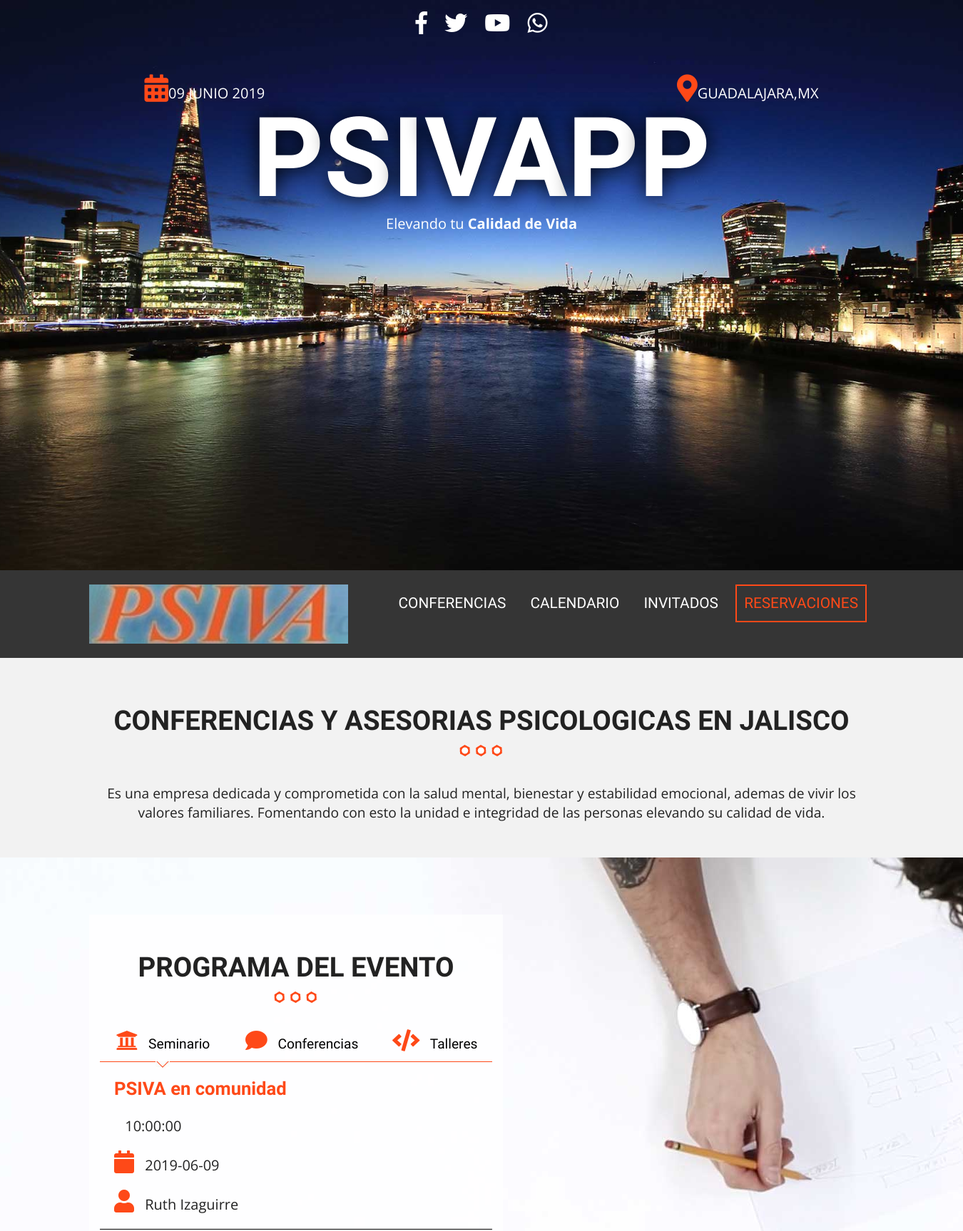
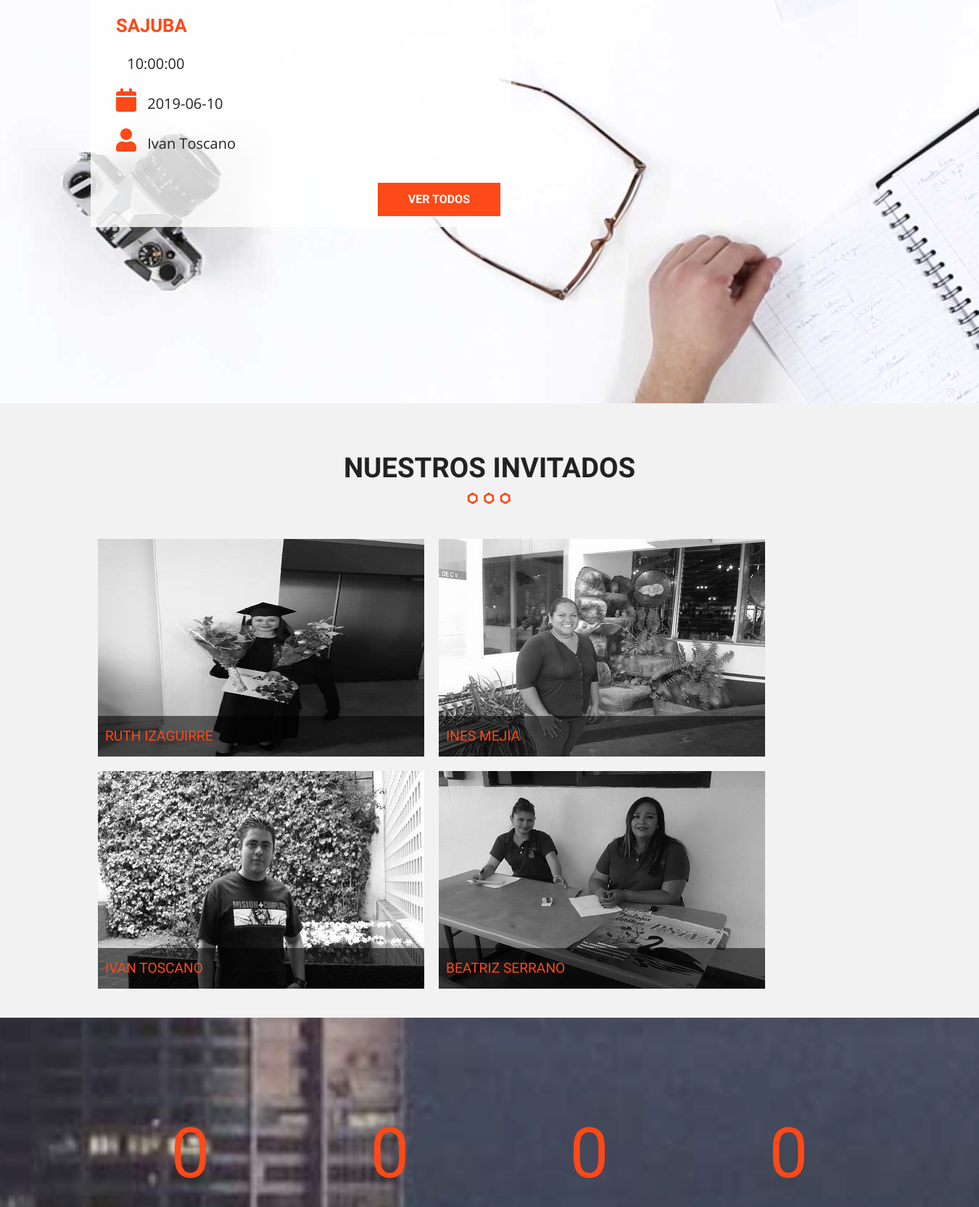
The page / (upper part) on the database its author committed (2 pictures, top to bottom).
### tables this page shows
CREATE TABLE `categoria_evento` (
  `id_categoria` tinyint(10) NOT NULL AUTO_INCREMENT,
  `cat_evento` varchar(50) NOT NULL,
  `icono` varchar(15) NOT NULL,
  PRIMARY KEY (`id_categoria`)
);

CREATE TABLE `eventos` (
  `evento_id` tinyint(10) NOT NULL AUTO_INCREMENT,
  `nombre_evento` varchar(60) NOT NULL,
  `fecha_evento` date NOT NULL,
  `hora_evento` time NOT NULL,
  `id_cat_evento` tinyint(10) NOT NULL,
  `id_inv` tinyint(4) NOT NULL,
  `clave` varchar(10) NOT NULL,
  PRIMARY KEY (`evento_id`),
  KEY `id_cat_evento` (`id_cat_evento`),
  KEY `id_inv` (`id_inv`),
  CONSTRAINT `eventos_ibfk_1` FOREIGN KEY (`id_cat_evento`) REFERENCES `categoria_evento` (`id_categoria`),
  CONSTRAINT `eventos_ibfk_2` FOREIGN KEY (`id_inv`) REFERENCES `invitados` (`invitado_id`)
);

CREATE TABLE `invitados` (
  `invitado_id` tinyint(4) NOT NULL AUTO_INCREMENT,
  `nombre_invitado` varchar(30) NOT NULL,
  `apellido_invitado` varchar(30) NOT NULL,
  `descripcion` text NOT NULL,
  `url_imagen` varchar(50) NOT NULL,
  PRIMARY KEY (`invitado_id`)
);

### index.php (the view, shortened to what this page needs)
<?php include_once 'includes/templates/header.php'; ?>
    <section class="seccion contenedor">
      <h2>Conferencias Y Asesorias Psicologicas en Jalisco</h2>
      <p>Es una empresa dedicada y comprometida con la salud mental, bienestar y estabilidad emocional, ademas de vivir los valores familiares. Fomentando con esto la unidad e integridad de las personas elevando su calidad de vida.</p>
    </section>
    <section class="programa">
      <div class="contenedor-video">
        <video autoplay loop poster="img/bg-talleres.jpg">
          <source src="video/video.mp4" type="video/mp4">
          <source src="video/video.webm" type="video/webm">
          <source src="video/video.ogv" type="video/ogg">
        </video>
      </div>
      <div class="contenido-programa">
        <div class="contenedor">
          <div class="programa-evento">
            <h2>Programa del Evento</h2>
            <?php
                          try {
                            require_once('includes/funciones/bd_conexion.php');
                            $sql = "SELECT * FROM `categoria_evento` ";
                            $resultado = $conn->query($sql);
                          } catch (Exception $e) {
                            $error = $e->getMessage();
                          }
                       ?>
                      <nav class="menu-programa">
                        <?php while($cat = $resultado->fetch_array(MYSQLI_ASSOC)) { ?>
                          <?php $categoria = $cat['cat_evento']; ?>
                              <a href="#<?php echo strtolower($categoria) ?>">
                                    <i class="fa <?php echo $cat['icono'] ?>" aria-hidden="true"></i> <?php echo $categoria ?>
                              </a>
                        <?php } ?>
                      </nav>
                      <?php
                          try {
                            $sql = "SELECT `evento_id`, `nombre_evento`, `fecha_evento`, `hora_evento`, `cat_evento`, `nombre_invitado`, `apellido_invitado` ";
                            $sql .= "FROM `eventos` ";
                            $sql .= "INNER JOIN `categoria_evento` ";
                            $sql .= "ON eventos.id_cat_evento=categoria_evento.id_categoria ";
                            $sql .= "INNER JOIN `invitados` ";
                            $sql .= "ON eventos.id_inv=invitados.invitado_id ";
                            $sql .= "AND eventos.id_cat_evento = 1 ";
                            $sql .= "ORDER BY `evento_id` LIMIT 2;";
                            $sql .= "SELECT `evento_id`, `nombre_evento`, `fecha_evento`, `hora_evento`, `cat_evento`, `nombre_invitado`, `apellido_invitado` ";
                            $sql .= "FROM `eventos` ";
                            $sql .= "INNER JOIN `categoria_evento` ";
                            $sql .= "ON eventos.id_cat_evento=categoria_evento.id_categoria ";
                            $sql .= "INNER JOIN `invitados` ";
                            $sql .= "ON eventos.id_inv=invitados.invitado_id ";
                            $sql .= "AND eventos.id_cat_evento = 2 ";
                            $sql .= "ORDER BY `evento_id` LIMIT 2;";
                            $sql .= "SELECT `evento_id`, `nombre_evento`, `fecha_evento`, `hora_evento`, `cat_evento`, `nombre_invitado`, `apellido_invitado` ";
                            $sql .= "FROM `eventos` ";
                            $sql .= "INNER JOIN `categoria_evento` ";
                            $sql .= "ON eventos.id_cat_evento=categoria_evento.id_categoria ";
                            $sql .= "INNER JOIN `invitados` ";
                            $sql .= "ON eventos.id_inv=invitados.invitado_id ";
                            $sql .= "AND eventos.id_cat_evento = 3 ";
                            $sql .= "ORDER BY `evento_id` LIMIT 2;";
                          } catch (Exception $e) {
                            $error = $e->getMessage();
                          }
                       ?>
                      <?php $conn->multi_query($sql); ?>
                      <?php
                          do {
                              $resultado = $conn->store_result();
                              $row = $resultado->fetch_all(MYSQLI_ASSOC);    ?>
                              <?php $i = 0; ?>
                              <?php foreach($row as $evento): ?>
                                <?php if($i % 2 == 0) { ?>
                                  <div id="<?php echo strtolower($evento['cat_evento']) ?>" class="info-curso ocultar clearfix">
                                <?php } ?>
                                        <div class="detalle-evento">
                                            <h3><?php echo html_entity_decode($evento['nombre_evento']) ?></h3>
                                            <p><i class="fa fa-clock-o" aria-hidden="true"></i> <?php echo $evento['hora_evento']; ?></p>
                                            <p><i class="fa fa-calendar" aria-hidden="true"></i> <?php echo $evento['fecha_evento']; ?></p>
                                            <p><i class="fa fa-user" aria-hidden="true"></i> <?php echo $evento['nombre_invitado'] . " " .  $evento['apellido_invitado']; ?></p>
                                        </div>
                                <?php if($i % 2 == 1): ?>
                                      <a href="calendario.php" class="button float-right">Ver todos</a>
                                  </div>
                                <?php endif; ?>
                              <?php $i++; ?>
                              <?php endforeach; ?>
                        <?php  } while ($conn->more_results() && $conn->next_result());?>
          </div>
        </div>
      </div>
    </section>
    <?php include_once "includes/templates/invitados.php"; ?>
    <div class="contador parallax">
      <div class="contenedor">
        <ul class="resumen-evento clearfix">
          <li><p class="numero">0</p> Invitados</li>
          <li><p class="numero">0</p> Talleres</li>
          <li><p class="numero">0</p> Días</li>
          <li><p class="numero">0</p> Conferencias</li>
        </ul>
      </div>
    </div>
<?php include_once 'includes/templates/footer.php'; ?>

### includes/templates/invitados.php (shortened to what this page needs)
<?php
    try {
      require_once('includes/funciones/bd_conexion.php');
      $sql = "SELECT * FROM `invitados` ";
      $resultado = $conn->query($sql);
    } catch (Exception $e) {
      $error = $e->getMessage();
    }
 ?>
 <section class="invitados contenedor seccion">
                     <h2>Nuestros Invitados</h2>
                     <ul class="lista-invitados clearfix">
                         <?php while($invitados = $resultado->fetch_assoc() ){ ?>
                             <li>
                                 <div class="invitado">
                                     <a class="invitado-info" href="#invitado<?php echo $invitados['invitado_id']; ?>">
                                         <img src="img/invitados/<?php echo $invitados['url_imagen'] ?>" alt="Imagen invitado">
                                         <p><?php echo $invitados['nombre_invitado'] . " " . $invitados['apellido_invitado'] ?></p>
                                     </a>
                                 </div>
                             </li>
             <?php } ?>
                     </ul>
                 </section>

### css/main.css (style rules this page uses)
html { color: #222; font-size: 1em; line-height: 1.4; }
audio, canvas, iframe, img, svg, video { vertical-align: middle; }
html { box-sizing: border-box; }
body { background-color: #f2f2f2; font-family: 'Open Sans', sans-serif; }
.contenedor { width: 98%; margin: 0 auto; }
@media only screen and (min-width:480px) { .contenedor { width: 95%; } }
@media only screen and (min-width:768px) { .contenedor { width: 90%; } }
@media only screen and (min-width:992px) { .contenedor { width: 90%; max-width: 1100px; } }
.seccion { padding: 30px 0; }
.seccion p { font-size: 1.2em; text-align: center; }
h2 { font-family: 'Oswald', sans-serif; font-size: 2.4em; text-transform: uppercase; text-align: center; }
h2::after { content: ''; margin: 0 auto; background-image: url(../img/separador.png); height: 30px; width: 100px; display: block; }
h3 { font-size: 1.6em; color: #fe4918; font-family: 'PT Sans', sans-serif; margin: 0; }
.button { background-color: #fe4918; color: #ffffff; text-transform: uppercase; padding: 10px 40px; font-weight: bold; font-family: 'Oswald', sans-serif; text-decoration: none; font-size: 1em; margin-top: 20px; display: inline-block; transition: all .4s ease; border: 2px solid #fe4918; }
ul { list-style:none; margin: 0; padding: 0; }
.float-right { float: right; }
section.programa { position: relative; }
div.contenedor-video { max-width: 100%; overflow-x: hidden; }
div.contenido-programa { position: absolute; top: 0; left: 0; height: 100%; width: 100%; }
div.programa-evento { background-color: rgba(255, 255, 255, .8); padding: 15px; margin-top: 80px; }
@media only screen and (min-width:768px) { div.programa-evento { width: 70%; } }
@media only screen and (min-width:992px) { div.programa-evento { width:50%; } }
nav.menu-programa { width: 100%; }
@media only screen and (min-width:768px) { nav.menu-programa { display: table; } }
nav.menu-programa a { display: block; text-align: center; color:#000000; text-decoration: none; font-family:'Oswald', sans-serif; margin-bottom: 10px; font-size: 1.2em; position: relative; padding-bottom: 10px; border-bottom: 1px solid #fe4918; }
nav.menu-programa a.activo::after { position: absolute; content: ''; left: 0; right: 0; margin-left: auto; margin-right: auto; height: 20px; width: 30px; background-image: url('../img/talleres-flecha.jpg'); background-position: top center; background-repeat: no-repeat; bottom: -20px; }
@media only screen and (min-width:768px) { nav.menu-programa a { display: table-cell; } }
nav.menu-programa a i, div.detalle-evento p i { color:#fe4918; font-size: 1.6em; margin-right: 10px; }
div.ocultar { display: none; }
div.detalle-evento { margin-top: 20px; border-bottom: 1px solid black; padding: 0 20px; }
div.detalle-evento:nth-child(2) { border: none; }
div.detalle-evento p { margin-bottom: 20px; font-size: 20px; }
ul.lista-invitados li { padding: 10px; float: left; }
div.invitado { position: relative; overflow: hidden; }
div.invitado img { max-width: 100%; filter: gray(); -webkit-filter: grayscale(1); -webkit-transition:all .5s ease-in-out; }
div.invitado p { position: absolute; bottom: 0; left: 0; padding: 15px 10px; margin: 0; background-color: rgba(0,0,0,.55); width: 100%; text-align: left; font-family:'Oswald', sans-serif; color: #fe4918; text-transform: uppercase; }
.parallax::before { width: 100%; height: 100%; position: absolute; top: 0; left: 0; background-repeat: no-repeat; background-size: cover; background-position: center center; background-attachment: fixed; -webkit-filter: brightness(.8); filter: brightness(.8); }
div.contador { position: relative; height: auto; }
div.contador::before { background-image: url(../img/bg-resumen.jpg); content: ''; }
ul.resumen-evento { position: relative; padding: 120px 0; }
ul.resumen-evento li { width: 25%; float: left; text-align: center; color: #ffffff; text-transform: uppercase; font-family: 'Oswald' , sans-serif; font-size: 24px; }
p.numero { color: #fe4918; font-size: 4em; display: block; margin: 0 0 10px 0; }
.clearfix:before, .clearfix:after { content: " "; display: table; }
.clearfix:after { clear: both; }

### rows shown on the page
categoria_evento: cat_evento "Seminario"
categoria_evento: cat_evento "Conferencias"
categoria_evento: cat_evento "Talleres"
eventos: nombre_evento "PSIVA en comunidad", hora_evento "10:00:00", fecha_evento "2019-06-09", id_inv.nombre_invitado "Ruth", id_inv.apellido_invitado "Izaguirre"
eventos: nombre_evento "SAJUBA", hora_evento "10:00:00", fecha_evento "2019-06-10", id_inv.nombre_invitado "Ivan", id_inv.apellido_invitado "Toscano", shows "VER TODOS"
invitados: url_imagen (picture), nombre_invitado "RUTH", apellido_invitado "IZAGUIRRE"
invitados: url_imagen (picture), nombre_invitado "INES", apellido_invitado "MEJIA"
invitados: url_imagen (picture), nombre_invitado "IVAN", apellido_invitado "TOSCANO"
invitados: url_imagen (picture), nombre_invitado "BEATRIZ", apellido_invitado "SERRANO"
